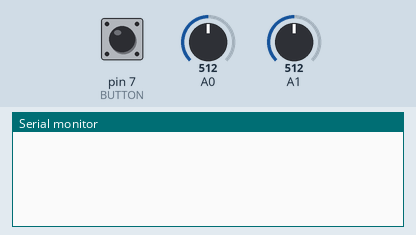
Bench run of a sketch on a simulated Arduino Leonardo, built with avr-gcc and run on an emulated ATmega32U4. Parts: the last lines printed to the serial monitor. The inputs (shaded band) are chosen by the test bench; at power-on: pin 7 (BUTTON) LOW, A0 = 512, A1 = 512. USB keyboard and mouse output is not drawn.

Above: at 1.2 s.
1.3 s: pin 7 (BUTTON) pulled HIGH for 0.15 s
At 1.71 s:
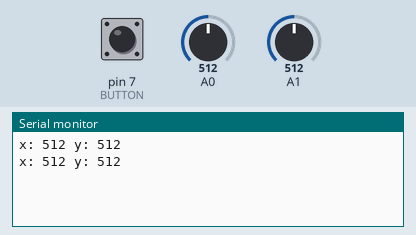
3.5 s: A0 set to 716
At 3.53 s:
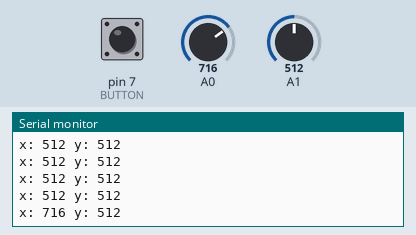
5.0 s: A1 set to 716
At 5.04 s:
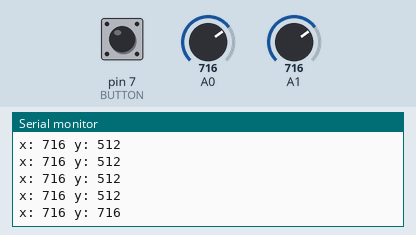
6.5 s: A0 set to 900
At 6.56 s:
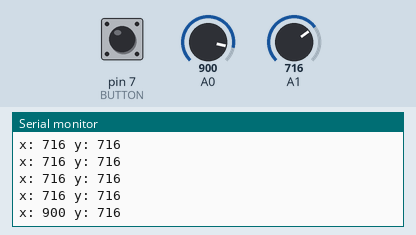
8.0 s: A1 set to 900
At 8.07 s:
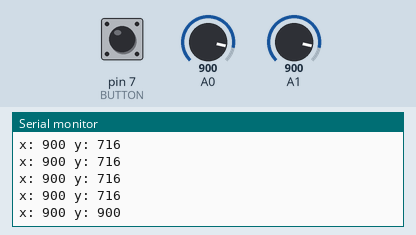
Timing chart, 0 to 10.5 s (numbered marks = the images above; inputs shaded):
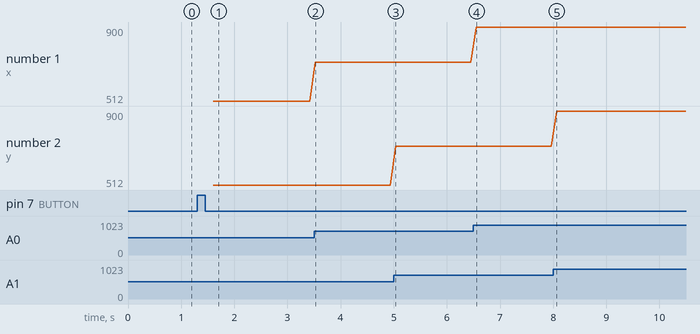

Measured:
- after the input at 1.3 s, the serial monitor: prints a new line after 0.30 s (image 1)
- after the input at 3.5 s, the serial monitor: prints a new line at once (image 2)
- after the input at 5.0 s, the serial monitor: prints a new line at once (image 3)
- after the input at 6.5 s, the serial monitor: prints a new line after 0.05 s (image 4)
- after the input at 8.0 s, the serial monitor: prints a new line after 0.07 s (image 5)
- plotted number 1: 512 → 716 after the input at 3.5 s, 716 → 900 after the input at 6.5 s

The sketch:

092-leonardo-joystick.ino
```cpp
#include <Mouse.h>

#define BUTTON 7

void setup() {
  pinMode(BUTTON, INPUT);
  Serial.begin(9600);

}

int stato = LOW;

void loop() {
  if (digitalRead(BUTTON)) {
    stato = !stato;
    if (stato) {
      Mouse.begin();
    } else {
      Mouse.end();
    }
    delay(300);
  }

  if (stato) {
    int x = analogRead(A0);
    int y = analogRead(A1);
    String str = "x: " + String(x) + " y: " + String(y);
    x = map(x, 0,1024, -10, 10);
    y = map(y, 0,1024, -10, 10);
    Mouse.move(x,y, 0);
    Serial.println(str);
    delay(100);
  }
}
```
